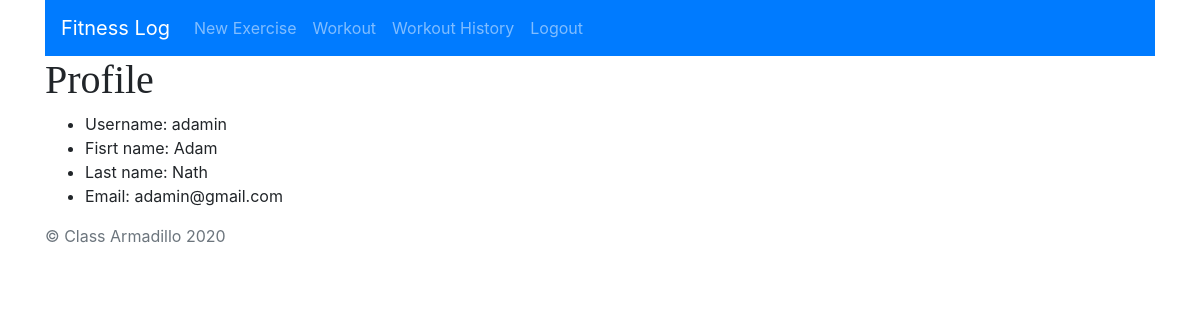
Page /users/profile/ (signed in) on the committed database.
### log_users/models.py (models this page shows)
class User(AbstractUser):
    pass

### log_users/views.py (the view)
# urls.py: path('profile/', views.profile, name='profile'),
@login_required
def profile(request):
    return render(request, 'log_users/profile.html')

### log_users/templates/log_users/profile.html (shortened to what this page needs)
{% extends 'log_app/main.html' %}
{% block content %}
<nav class="navbar navbar-expand-lg navbar-dark bg-primary">
    <a class="navbar-brand">Fitness Log</a>
    <div class="collapse navbar-collapse" id="navbarNavAltMarkup">
      <div class="navbar-nav">
        <a class="nav-item nav-link" href="{% url 'log_app:add_exercise' %}">New Exercise</a>
        <a class="nav-item nav-link" href="{% url 'log_app:current_workout' %}">Workout</a>
        <a class="nav-item nav-link" href="{% url 'log_app:workout_history' %}">Workout History</a>
        <a class="nav-item nav-link" href="{% url 'log_users:logout' %}">Logout</a>
      </div>
    </div>
  </nav>
<h1>Profile</h1>
<ul class="profile_info">
    <li>Username: {{user.username}}</li>
    <li>Fisrt name: {{user.first_name}}</li>
    <li>Last name: {{user.last_name}}</li>
    <li>Email: {{user.email}}</li>
</ul>
{% endblock %}

### log_app/templates/log_app/main.html (style rules this page uses)
h1 { font-family: 'Cardo', serif; }

### rows in the picture
User: username "adamin", first_name "Adam", last_name "Nath", email "adamin@gmail.com"
